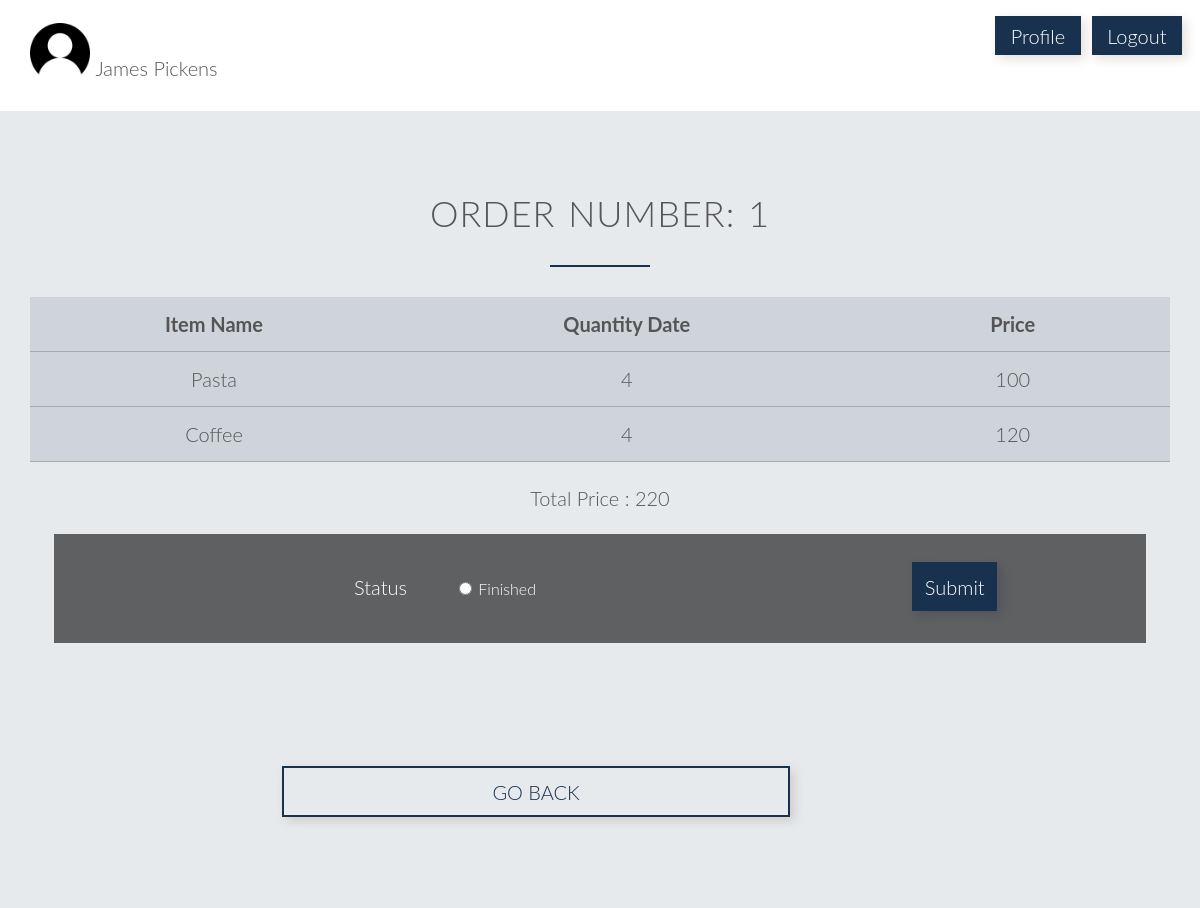
The app's page /eordp.php?oid=1 (signed in) with its own data.
### tables this page shows
CREATE TABLE `employee` (
  `eid` int(11) NOT NULL,
  `name` varchar(25) DEFAULT NULL,
  `join_date` date DEFAULT NULL,
  `streetname` varchar(15) DEFAULT NULL,
  `city` varchar(10) DEFAULT NULL,
  `phone` decimal(30,0) DEFAULT NULL,
  `cid` int(11) DEFAULT NULL
);

CREATE TABLE `orderdet` (
  `oid` int(11) DEFAULT NULL,
  `iid` int(11) DEFAULT NULL,
  `qty` int(11) DEFAULT NULL
);

CREATE TABLE `sjtalacarte` (
  `iid` int(11) NOT NULL,
  `name` varchar(30) DEFAULT NULL,
  `price` int(11) DEFAULT NULL,
  `time` int(11) NOT NULL
);

CREATE TABLE `ord` (
  `oid` int(11) NOT NULL,
  `cid` int(11) DEFAULT NULL,
  `custid` varchar(10) DEFAULT NULL,
  `odate` date DEFAULT NULL,
  `cost` int(11) DEFAULT NULL,
  `status` varchar(15) DEFAULT NULL,
  `eid` int(11) DEFAULT NULL
);

### eordp.php (the view, shortened to what this page needs)
<!DOCTYPE html>
<?php
    include('sessionemp.php');
    $uname = $_SESSION['login_user'];
    $sql = "SELECT * from employee where eid='$uname'";
    $result = mysqli_query($db,$sql);
    $row = mysqli_fetch_array($result,MYSQLI_ASSOC);
    $oid = $_GET['oid'];
?>
<html>
    <head>
        <link rel="stylesheet" type="text/css" href="css/stordstatc.css">
        <link rel="stylesheet" type="text/css" href="css/grid.css">
    </head>
    <body>
        <section class="section-cant">
            <div class="row">
                <div class="col span-10-of-12">
                    <img src="images/person.png" style="border-radius: 20%; width: 5vw;">
                    <div style="display: inline-block; vertical-align: super"><?php echo $row['name']?><br><?php echo $row['custid']?></div>
                </div>
                <div class="col span-1-of-12"><a style="text-decoration: none; background-color: #18314f; padding: 10% 20%; color: white; vertical-align: text-bottom; margin-top: 20%; margin-bottom: 20%; box-shadow: 4px 4px 10px rgba(72, 39, 10, 0.15)" href="profile.php">Profile</a></div>
                <div class="col span-1-of-12"><a style="text-decoration: none; background-color: #18314f; padding: 10% 20%; color: white; vertical-align: text-bottom; margin-top: 20%; margin-bottom: 20%; box-shadow: 4px 4px 10px rgba(72, 39, 10, 0.15)" href="index.php">Logout</a></div>
            </div>
        </section>
        <section class="section-plans">
			<div class="row">
				<h2>Order Number: <?php
                        echo $oid;
                    ?></h2>
			</div>
            <div class="row">
                <table>
                    <tr>
                        <td width=15 style="text-align: center;"><strong>Item Name</strong></td>
                        <td width=15 style="text-align: center;"><strong>Quantity Date</strong></td>
                        <td width=15 style="text-align: center;"><strong>Price</strong></td>
                    </tr>
                    <?php
                        $c = "select * from ord where oid='$oid'";
                        $res = mysqli_query($db,$c);
                        $det = mysqli_fetch_array($res,MYSQLI_ASSOC);
                        $q = "SELECT * from orderdet where oid='$oid'";
                        $r = mysqli_query($db,$q);
                        while($item = mysqli_fetch_array($r,MYSQLI_ASSOC)){
                            $iid = $item['iid'];
                            if($det['cid']==919){
                                $s = "select * from sjtalacarte where iid='$iid'";
                                $quer = mysqli_query($db,$s);
                                $ala = mysqli_fetch_array($quer,MYSQLI_ASSOC);
                                echo "<tr><td style=\"text-align: center;\">".$ala['name']."</td><td style=\"text-align: center;\">".$item['qty']."</td><td style=\"text-align: center;\">".$item['qty']*$ala['price']."</td></tr>";
                            }
                        }
                    ?>
                </table>
                <div style="text-align:center; margin-top: 2vw;">Total Price : <?php echo $det['cost']; ?></div>
                <div style="border: 2px black; margin: 2vw; margin-bottom: -4vw; background-color:rgba(0, 0, 0, 0.59); padding:2vw; color:white;">
                    <form method="post" id="sjt" name="sjt" action="<?php $_PHP_SELF ?>">
                        <label for="rating" style="font-family: 'Lato','Arial', sans-serif;font-weight: 300;font-size: 20px; margin-left:23vw;">Status</label>
                        <input type="radio" name="rating" value=0 style="margin:2vw 0.5vw 2vw 4vw;">Finished
                        <input type="submit" for="sjt" value="Submit" id="Submit" name="Submit" style="box-shadow: 4px 4px 10px rgba(12, 10, 72, 0.15); text-align: center; padding: 1%;border: 2px solid #18314f;background-color: #18314f; color: white; font-family: 'Lato','Arial', sans-serif;font-weight: 300;font-size: 20px;margin-left:31vw;"><br>
                    </form>
                </div>
            </div>
		</section>
        <section class="section-plans">
            <div class="row">
                <a style="text-decoration: none; color:#18314f;" href="emphome.php">
                    <div class="col span-5-of-11" style="box-shadow: 4px 4px 10px rgba(72, 39, 10, 0.15); text-align: center; padding: 1%;border: 2px solid #18314f;margin-left:21vw;">
                        GO BACK
                    </div>
                </a>
            </div>
        </section>
   </body>
</html>

### css/stordstatc.css (style rules this page uses)
* { margin:0; padding: 0; -webkit-box-sizing: border-box; box-sizing: border-box; }
html, body { background-color: #fff; color: #555; font-family: 'Lato','Arial', sans-serif; font-weight: 300; font-size: 20px; text-rendering: optimizeLegibility; overflow-x: hidden; }
.row { max-width: 1140px; margin: 0 auto; }
section { padding: 80px 0px; }
h1, h2, h3 { font-weight: 300; text-transform: uppercase; }
h2 { font-size: 180%; word-spacing: 2px; text-align: center; margin-bottom: 30px; letter-spacing: 1px; }
h2:after { display: block; height: 2px; background-color: #18314f; content: " "; width: 100px; margin: 0 auto; margin-top: 30px; }
table { border:none; width: 100%; border-collapse: collapse; }
th, td { padding: 15px; text-align: left; vertical-align: middle; border: none; border-bottom: 1px solid #aaaaaa; }
tr { background-color: rgba(24, 49, 79, 0.12); }
.section-cant { padding: 1%; }
.section-plans { background-color: rgba(24, 49, 79, 0.1); }
form { font-size: 80%; }

### css/grid.css (style rules this page uses)
.row { zoom: 1; }
.row:before, .row:after { content:""; display:table; }
.row:after { clear:both; }
.col { display: block; float:left; margin: 1% 0 1% 1.6%; }
.col:first-child { margin-left: 0; }
.span-5-of-11 { width: 44.58%; }
.span-10-of-12 { width: 83.06%; }
.span-1-of-12 { width: 6.86%; }

### records on screen
employee: name "James Pickens"
orderdet: sjtalacarte.name "Pasta", qty "4", $item['qty']*$ala['price'] "100"
orderdet: sjtalacarte.name "Coffee", qty "4", $item['qty']*$ala['price'] "120"
ord: cost "220"

### other values on screen
$oid "1"
